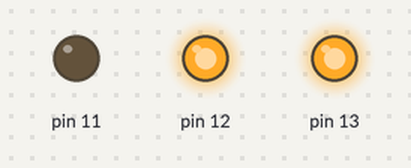
A program run on a simulated Raspberry Pi (header pin numbers). Shown: output pins drawn as LEDs (lit = HIGH).

Above: at 0.05 s.
At 0.35 s:
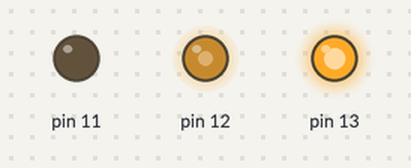
At 0.5 s:
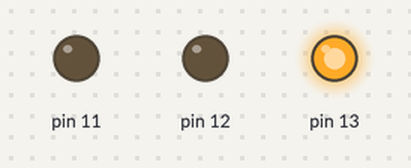
At 0.7 s:
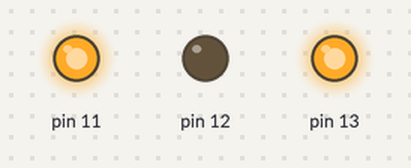
At 1.0 s:
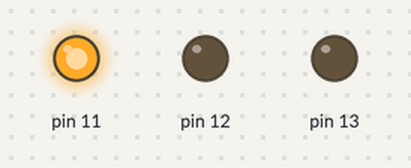
At 1.35 s:
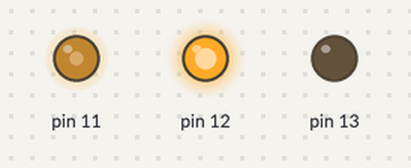
Timing chart, 0 to 3.2 s (numbered marks = the images above):
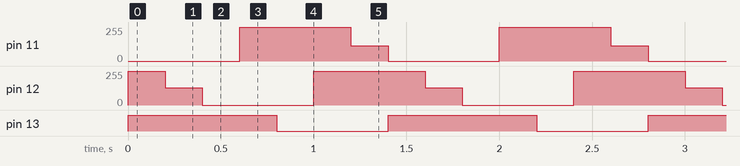

The program:

02RGBLED.py
```python
import RPi.GPIO as GPIO
import time

# colors = [0xFF0000,0x00FF00,0x0000FF,0xFFFF00,0xFF00FF,0x00FFFF]
colors = [0xFF0000, 0xFF7F00, 0xFFFF00, 0x00FF00, 0x00FFFF, 0x0000FF, 0x8B00FF]
makerobo_R = 11
makerobo_G = 12
makerobo_B = 13


# init
def makerobo_setup(Rpin, Gpin, Bpin):
    global pins
    global p_R, p_G, p_B
    pins = {'pin_R': Rpin, 'pin_G': Gpin, 'pin_B': Bpin}
    GPIO.setmode(GPIO.BOARD)
    GPIO.setwarnings(False)
    for i in pins:
        GPIO.setup(pins[i], GPIO.OUT)
        GPIO.output(pins[i], GPIO.LOW)
    p_R = GPIO.PWM(pins['pin_R'], 2000)
    p_G = GPIO.PWM(pins['pin_G'], 1999)
    p_B = GPIO.PWM(pins['pin_B'], 5000)
    p_R.start(0)
    p_G.start(0)
    p_B.start(0)


def makerobo_pwm_map(x, in_min, in_max, out_min, out_max):
    return (x - in_min) * (out_max - out_min) / (in_max - in_min) + out_min


def makerobo_off():
    GPIO.setmode(GPIO.BOARD)
    for i in pins:
        GPIO.setup(pins[i], GPIO.OUT)
        GPIO.output(pins[i], GPIO.LOW)


def makerobo_set_Color(col):
    R_val = (col & 0xff0000) >> 16
    G_val = (col & 0x00ff00) >> 8
    B_val = (col & 0x0000ff) >> 0
    R_val = makerobo_pwm_map(R_val, 0, 255, 0, 100)
    G_val = makerobo_pwm_map(G_val, 0, 255, 0, 100)
    B_val = makerobo_pwm_map(B_val, 0, 255, 0, 100)
    p_R.ChangeDutyCycle(100 - R_val)
    p_G.ChangeDutyCycle(100 - G_val)
    p_B.ChangeDutyCycle(100 - B_val)


def makerobo_loop():
    while True:
        for col in colors:
            makerobo_set_Color(col)
            time.sleep(0.2)


def makerobo_destroy():
    p_R.stop()
    p_G.stop()
    p_B.stop()
    makerobo_off()
    GPIO.cleanup()


if __name__ == "__main__":
    try:
        makerobo_setup(makerobo_R, makerobo_G, makerobo_B)
        makerobo_loop()
    except KeyboardInterrupt:
        makerobo_destroy()
```

Measured:
- by itself, pin 11: repeats every 1.4 s: 116/255 0.20 s, 0/255 0.60 s, 255/255 0.60 s
- by itself, pin 12: repeats every 1.4 s: 128/255 0.20 s, 0/255 0.60 s, 255/255 0.60 s
- by itself, pin 13: alternates HIGH for 0.80 s and LOW for 0.60 s
